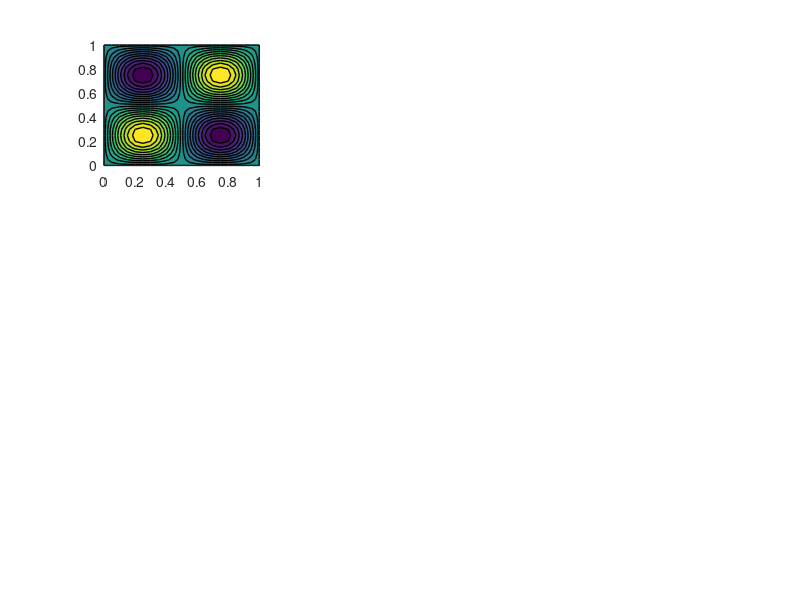

Write MATLAB code to recreate this figure. (Note: this script raises an error after producing the figure.)
clear
clc
close all
% %% 3(b)
% L = 1;%length
% H = 1;%hight
% T = 0.1;%time
% deltax = 0.05;%space step x
% deltay = 0.05;%space step y
% deltat = 0.001;%time step
% N = L/deltax+1;
% M = H/deltay+1;
% K = T/deltat+1;
% 
% A = zeros(N*M,N*M);
% B = zeros(N*M,N*M);
% I = eye(N*M);
% for j = 1:1:M
%     y(j) = deltay*(j-1);
%     for i = 1:1:N
%         x(i) = deltax*(i-1);
%         A(i+(j-1)*N,i+(j-1)*N) = -2;
%         B(i+(j-1)*N,i+(j-1)*N) = -2;
%         if i == 1
%             A(i+(j-1)*N,i+(j-1)*N+1) = 1;
%         else if i == N
%                 A(i+(j-1)*N,i+(j-1)*N-1) = 1;
%             else
%                 A(i+(j-1)*N,i+(j-1)*N+1) = 1;
%                 A(i+(j-1)*N,i+(j-1)*N-1) = 1;
%             end
%         end
%         if j == 1
%             B(i+(j-1)*N,i+j*N) = 1;
%         else if j == N
%                 B(i+(j-1)*N,i+(j-2)*N) = 1;
%             else
%                 B(i+(j-1)*N,i+j*N) = 1;
%                 B(i+(j-1)*N,i+(j-2)*N) = 1;
%             end
%         end
%         %%initial condition
%         U(i+(j-1)*N,1) = sin(2*pi*x(i))*sin(2*pi*y(j));
%     end
% end
% for i = 1:1:N
%     A(i,:) = 0;
%     A(i+(M-1)*N,:) = 0;
%     B(i,:) = 0;
%     B(i+(M-1)*N,:) = 0;
% end
% for j = 1:1:M
%     A(1+(j-1)*N,:) = 0;
%     A(N+(j-1)*N,:) = 0;
%     B(1+(j-1)*N,:) = 0;
%     B(N+(j-1)*N,:) = 0;
% end
% A = A*deltat/deltax^2/2;
% B = B*deltat/deltay^2/2;
% 
% t(1) = 0;
% for j = 2:1:K
%     t(j) = (j-1)*deltat;
%     Us = (I-A)\(I+B)*U(:,j-1);
%     U(:,j) = (I-B)\(Us+A*U(:,j-1));
% end
% 
% figure(7)
% [X,Y] = meshgrid(x,y);
% Ts = [1,2,4,7,11,16,21,26,31];
% for i = 1:1:9
%     subplot(3,3,i)
%     contourf(X,Y,reshape(U(:,Ts(i)),N,M)',20,'LineWidth',0)
%     colorbar
%     caxis([-1 1])
%     hold on
%     grid on
%     xlabel({'x'},'FontSize',20,'Interpreter','latex');
%     ylabel({'y'},'FontSize',20,'Interpreter','latex');
%     axis square
%     title(strcat('t=',num2str(t(Ts(i))),'s'));
%     set(gca, 'FontName','Times New Roman','FontSize', 20);
% end
% set(gcf,'position',[500 0 1400 1200])

% %% 3(c)
% L = 1;%length
% H = 1;%hight
% T = 0.005;%time
% figure(8)
% hs = [0.2,0.1,0.05,0.02,0.01];
% for h = 1:1:size(hs,2)
%     deltax = hs(h);%space step x
%     deltay = hs(h);%space step y
%     deltat = 0.001;%time step
%     N = L/deltax+1;
%     M = H/deltay+1;
%     K = T/deltat+1;
%     
%     A = zeros(N*M,N*M);
%     B = zeros(N*M,N*M);
%     I = eye(N*M);
%     for j = 1:1:M
%         y(j) = deltay*(j-1);
%         for i = 1:1:N
%             x(i) = deltax*(i-1);
%             A(i+(j-1)*N,i+(j-1)*N) = -2;
%             B(i+(j-1)*N,i+(j-1)*N) = -2;
%             if i == 1
%                 A(i+(j-1)*N,i+(j-1)*N+1) = 1;
%             else if i == N
%                     A(i+(j-1)*N,i+(j-1)*N-1) = 1;
%                 else
%                     A(i+(j-1)*N,i+(j-1)*N+1) = 1;
%                     A(i+(j-1)*N,i+(j-1)*N-1) = 1;
%                 end
%             end
%             if j == 1
%                 B(i+(j-1)*N,i+j*N) = 1;
%             else if j == N
%                     B(i+(j-1)*N,i+(j-2)*N) = 1;
%                 else
%                     B(i+(j-1)*N,i+j*N) = 1;
%                     B(i+(j-1)*N,i+(j-2)*N) = 1;
%                 end
%             end
%             %%initial condition
%             U(i+(j-1)*N,1) = sin(2*pi*x(i))*sin(2*pi*y(j));
%         end
%     end
%     for i = 1:1:N
%         A(i,:) = 0;
%         A(i+(M-1)*N,:) = 0;
%         B(i,:) = 0;
%         B(i+(M-1)*N,:) = 0;
%     end
%     for j = 1:1:M
%         A(1+(j-1)*N,:) = 0;
%         A(N+(j-1)*N,:) = 0;
%         B(1+(j-1)*N,:) = 0;
%         B(N+(j-1)*N,:) = 0;
%     end
%     A = A*deltat/deltax^2/2;
%     B = B*deltat/deltay^2/2;
%     
%     t(1) = 0;
%     for j = 2:1:K
%         t(j) = (j-1)*deltat;
%         Us = (I-A)\(I+B)*U(:,j-1);
%         U(:,j) = (I-B)\(Us+A*U(:,j-1));
%     end
%     
%     [X,Y] = meshgrid(x,y);
%     subplot(2,3,h)
%     contourf(X,Y,reshape(U(:,end),N,M)',20,'LineWidth',0)
%     colorbar
%     caxis([-1 1])
%     hold on
%     grid on
%     xlabel({'x'},'FontSize',20,'Interpreter','latex');
%     ylabel({'y'},'FontSize',20,'Interpreter','latex');
%     axis square
%     title(strcat('h=',num2str(hs(h))));
%     set(gca, 'FontName','Times New Roman','FontSize', 20);
% end
% set(gcf,'position',[500 0 1500 1000])

% Anm = 4*4*(cos(m*pi)-1)*(cos(n*pi)-1)/(m^2-4)/(n^2-4)/(pi^2);
% u(i+(j-1)*N,k) = u(i+(j-1)*N,k)+Anm*cos(n*pi*x0(i))*cos(m*pi*y0(j))*exp(-((n*pi)^2+(m*pi)^2)*t0(k));

%% 3(d)
%%excat solution
L = 1;%length
H = 1;%hight
T = 0.02;%time
deltax = 0.05;%space step x
deltay = 0.05;%space step y
deltat = 0.001;%time step
N = L/deltax+1;
M = H/deltay+1;
K = T/deltat+1;
for k = 1:1:K
    t0(k) = (k-1)*deltat;
    for j = 1:1:M
        y0(j) = deltay*(j-1);
        for i = 1:1:N
            x0(i) = deltax*(i-1);
            u(i+(j-1)*N,k) = sin(2*pi*x0(i))*sin(2*pi*y0(j))*exp(-((2*pi)^2+(2*pi)^2)*t0(k));
        end
    end
end

[X,Y] = meshgrid(x0,y0);

figure(8)
for i = 1:1:9
    subplot(3,3,i)
    Z = reshape(u(:,2*i-1),N,M)';
    contourf(X,Y,Z,20,'LineWidth',1,'EdgeColor','none')
    colorbar
    hold on
    grid on
    xlabel({'x'},'FontSize',20,'Interpreter','latex');
    ylabel({'y'},'FontSize',20,'Interpreter','latex');
    axis square
    title(strcat('Exact,t=',num2str(t0(2*i-1))));
    set(gca, 'FontName','Times New Roman','FontSize', 20);
end
set(gcf,'position',[500 0 1000 1000])

%%numerical solution
L = 1;%length
H = 1;%hight
T = 0.1;%time
figure(9)
ts = [0.1,0.05,0.02,0.01];
hs = [0.1,0.05,0.02,0.01];
for h = 1:1:size(hs,2)
    deltax = hs(h);%space step x
    deltay = hs(h);%space step y
    deltat = ts(h);%time step
    N = L/deltax+1;
    M = H/deltay+1;
    K = T/deltat+1;
    
    A = zeros(N*M,N*M);
    B = zeros(N*M,N*M);
    I = eye(N*M);
    for j = 1:1:M
        y(j) = deltay*(j-1);
        for i = 1:1:N
            x(i) = deltax*(i-1);
            A(i+(j-1)*N,i+(j-1)*N) = -2;
            B(i+(j-1)*N,i+(j-1)*N) = -2;
            if i == 1
                A(i+(j-1)*N,i+(j-1)*N+1) = 1;
            else if i == N
                    A(i+(j-1)*N,i+(j-1)*N-1) = 1;
                else
                    A(i+(j-1)*N,i+(j-1)*N+1) = 1;
                    A(i+(j-1)*N,i+(j-1)*N-1) = 1;
                end
            end
            if j == 1
                B(i+(j-1)*N,i+j*N) = 1;
            else if j == N
                    B(i+(j-1)*N,i+(j-2)*N) = 1;
                else
                    B(i+(j-1)*N,i+j*N) = 1;
                    B(i+(j-1)*N,i+(j-2)*N) = 1;
                end
            end
            %%initial condition
            U0(i+(j-1)*N,1) = sin(2*pi*x(i))*sin(2*pi*y(j));
        end
    end
    for i = 1:1:N
        A(i,:) = 0;
        A(i+(M-1)*N,:) = 0;
        B(i,:) = 0;
        B(i+(M-1)*N,:) = 0;
    end
    for j = 1:1:M
        A(1+(j-1)*N,:) = 0;
        A(N+(j-1)*N,:) = 0;
        B(1+(j-1)*N,:) = 0;
        B(N+(j-1)*N,:) = 0;
    end
    A = A*deltat/deltax^2/2;
    B = B*deltat/deltay^2/2;
    t0 = (K-1)*deltat;
    for j = 1:1:M
        for i = 1:1:N
            u0(i+(j-1)*N,1) = 0;
            u0(i+(j-1)*N,1) = sin(2*pi*x(i))*sin(2*pi*y(j))*exp(-((2*pi)^2+(2*pi)^2)*t0);
        end
    end
    t(1) = 0;
    for j = 2:1:K
        t(j) = (j-1)*deltat;
        Us = (I-A)\(I+B)*U0;
        U = (I-B)\(Us+A*Us);
        U0=U;
    end
    
    [X,Y] = meshgrid(x,y);
    subplot(2,size(hs,2),h)
    Z = reshape(U,N,M)';
    contourf(X,Y,Z,20,'LineWidth',0)
    colorbar
    hold on
    grid on
    xlabel({'x'},'FontSize',20,'Interpreter','latex');
    ylabel({'y'},'FontSize',20,'Interpreter','latex');
    axis square
    title(strcat('h=',num2str(hs(h))));
    set(gca, 'FontName','Times New Roman','FontSize', 20);
    
    E = abs(U-u0);
    err(h) = norm(E,'inf');
    
    subplot(2,size(hs,2),h+size(hs,2))
    Z = reshape(E,N,M)';
    contourf(X,Y,Z,20,'LineWidth',0)
    colorbar
    hold on
    grid on
    xlabel({'x'},'FontSize',20,'Interpreter','latex');
    ylabel({'y'},'FontSize',20,'Interpreter','latex');
    axis square
    title(strcat('Error'));
    set(gca, 'FontName','Times New Roman','FontSize', 20);
end
set(gcf,'position',[500 0 1500 1000])

figure(6)
plot(ts.^2,err,'LineWidth',1)
hold on;
xlabel({'k^{2}'},'FontSize',20,'Interpreter','latex');
set(gca, 'XScale', 'log')
ylabel({'error'},'FontSize',20,'Interpreter','latex');
set(gca, 'YScale', 'log')
axis square
set(gca, 'FontName','Times New Roman','FontSize', 20);
set(gcf,'position',[1000 100 1500 600])

X = zeros(size(hs,2),2);
X(:,1) = 1;
X(:,2) = log(ts.^2)';

b = log(err)';

k = X\b;

K = k(1);
p = k(2);